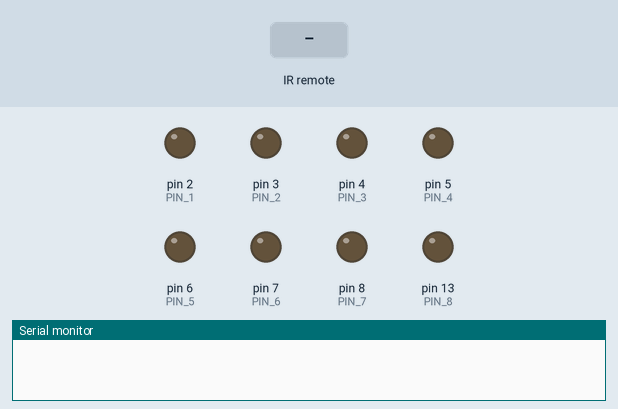
A sketch run on a simulated Arduino Uno, built with avr-gcc and run on an emulated ATmega328P. Parts: output pins drawn as LEDs (lit = HIGH), the last lines printed to the serial monitor. The inputs (shaded band) are chosen by the test bench.

Above: at 1.2 s.
1.3 s: infrared code 0x45 received
At 2.4 s:
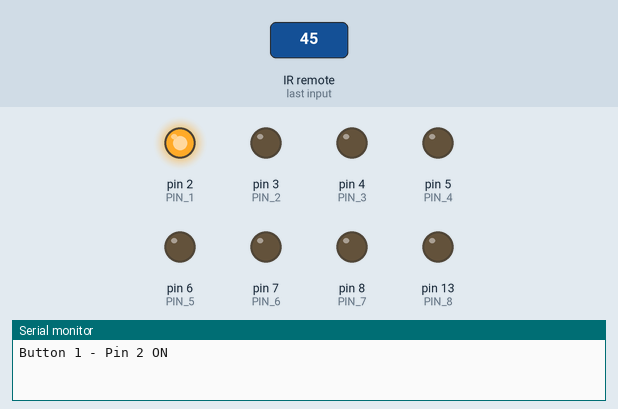
2.8 s: infrared code 0x46 received
At 3.5 s:
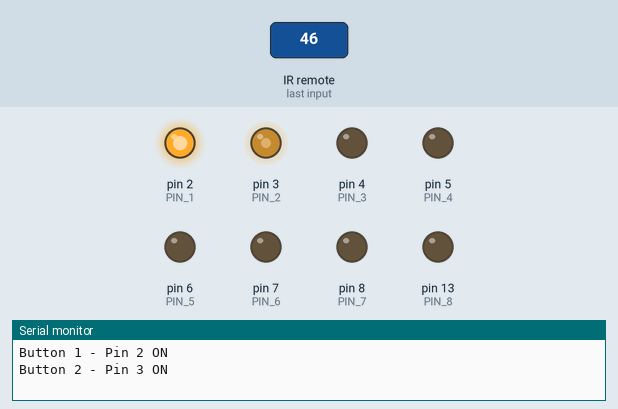
4.3 s: infrared code 0x47 received
At 4.7 s:
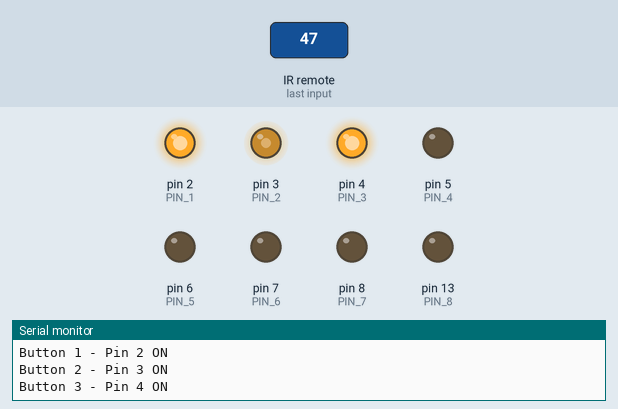
5.8 s: infrared code 0x44 received
At 7.0 s:
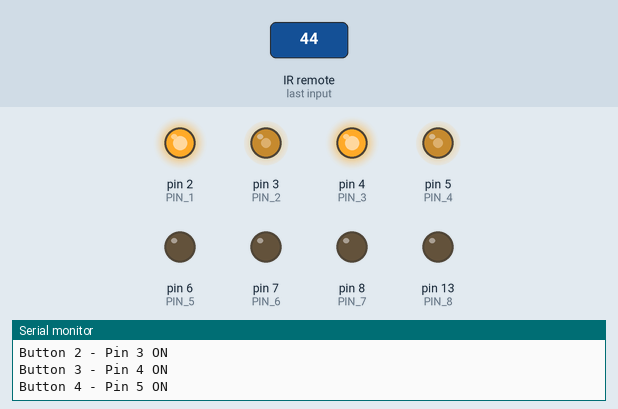
7.3 s: infrared code 0x40 received
At 8.2 s:
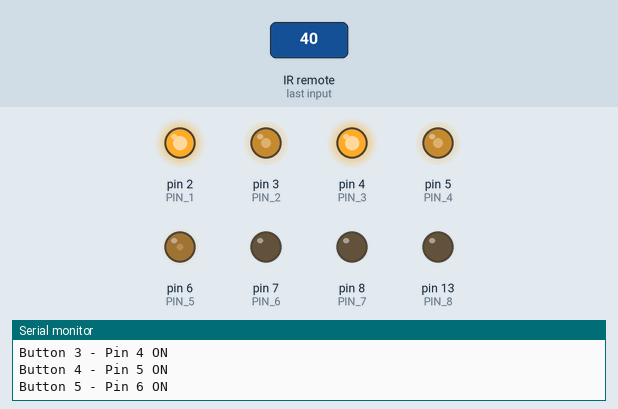
Timing chart, 0 to 9.8 s (numbered marks = the images above; inputs shaded):
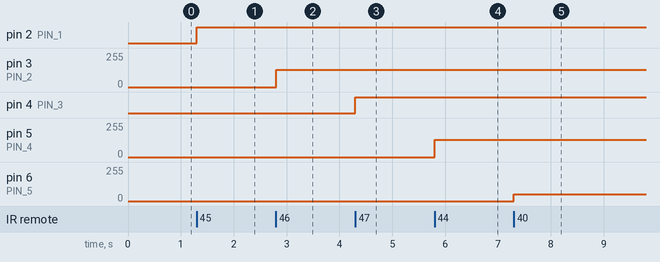

Measured:
- after the input at 1.3 s, pin 2 (PIN_1): LOW → HIGH at once
- after the input at 2.8 s, pin 3 (PIN_2): 0/255 → 128/255 at once
- after the input at 4.3 s, pin 4 (PIN_3): LOW → HIGH at once
- after the input at 5.8 s, pin 5 (PIN_4): 0/255 → 128/255 at once
- after the input at 7.3 s, pin 6 (PIN_5): 0/255 → 50/255 at once

The sketch:

Showcase.ino
```cpp
#include <IRremote.hpp>

// --- IR Receiver Pin ---
#define IR_PIN 11

// --- Button Codes ---
#define BTN_1    0x45
#define BTN_2    0x46
#define BTN_3    0x47
#define BTN_4    0x44
#define BTN_5    0x40
#define BTN_6    0x43
#define BTN_7    0x07
#define BTN_8    0x15
#define BTN_9    0x09
#define BTN_OKAY 0x1C  // function_10()

// --- Pin Definitions ---
#define PIN_1 2
#define PIN_2 3
#define PIN_3 4
#define PIN_4 5
#define PIN_5 6
#define PIN_6 7
#define PIN_7 8
#define PIN_8 13

void setup() {
  Serial.begin(9600);
  IrReceiver.begin(IR_PIN, ENABLE_LED_FEEDBACK);

  pinMode(PIN_1, OUTPUT);
  pinMode(PIN_2, OUTPUT);
  pinMode(PIN_3, OUTPUT);
  pinMode(PIN_4, OUTPUT);
  pinMode(PIN_5, OUTPUT);
  pinMode(PIN_6, OUTPUT);
  pinMode(PIN_7, OUTPUT);
  pinMode(PIN_8, OUTPUT);
}

// --- Individual Button Functions ---
void function_1() {
  Serial.println("Button 1 - Pin 2 ON");
  analogWrite(PIN_1, 128);
}

void function_2() {
  Serial.println("Button 2 - Pin 3 ON");
  analogWrite(PIN_2, 128);
}

void function_3() {
  Serial.println("Button 3 - Pin 4 ON");
  analogWrite(PIN_3, 128);
}

void function_4() {
  Serial.println("Button 4 - Pin 5 ON");
  analogWrite(PIN_4, 128);
}

void function_5() {
  Serial.println("Button 5 - Pin 6 ON");
  analogWrite(PIN_5, 50);
}

void function_6() {
  Serial.println("Button 6 - Pin 7 ON");
  analogWrite(PIN_6, 50);
}

void function_7() {
  Serial.println("Button 7 - Pin 8 ON");
  analogWrite(PIN_7, 50);
}

void function_8() {
  Serial.println("Button 8 - Pin 9 ON");
  analogWrite(PIN_8, 50);
}


void function_10() {
  Serial.println("OKAY - All pins OFF");

  analogWrite(PIN_1, 0);
  analogWrite(PIN_2, 0);
  analogWrite(PIN_3, 0);
  analogWrite(PIN_4, 0);
  analogWrite(PIN_5, 0);
  analogWrite(PIN_6, 0);
  analogWrite(PIN_7, 0);
  analogWrite(PIN_8, 0);
}

void loop() {
  if (IrReceiver.decode()) {
    uint8_t code = IrReceiver.decodedIRData.command;

    switch (code) {
      case BTN_1:    function_1(); break;
      case BTN_2:    function_2(); break;
      case BTN_3:    function_3(); break;
      case BTN_4:    function_4(); break;
      case BTN_5:    function_5(); break;
      case BTN_6:    function_6(); break;
      case BTN_7:    function_7(); break;
      case BTN_8:    function_8(); break;
      case BTN_OKAY: function_10(); break;

      default:
        Serial.print("Unknown code: 0x");
        Serial.println(code, HEX);
    }

    IrReceiver.resume();
  }
}
```
